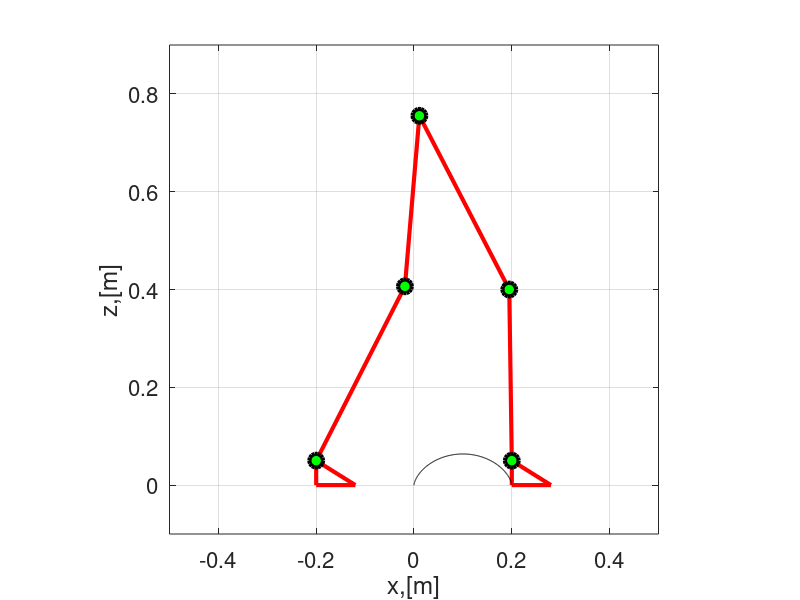

Recreate this plot in MATLAB.
clear all; close all; clc;
L = 0.2; 
t = (0:360)*pi/180;
r = L/(2*pi);
for j =1:length(t)
a0 = 0.05; a5 = 0.05;
a1 = 0.4; a2 = 0.35; a3 = 0.35; a4 = 0.4;
th1 = 330*pi/180; th2 = 20*pi/180;
th3 = 200*pi/180;
th4 = -20 * pi/180; th5 = 10*pi/180;
  
x = a0 + a4*cos(th1 + th2 + th3 + th4) + a2*cos(th1 + th2) + a1*cos(th1) + a5*cos(th1 + th2 + th3 + th4 + th5) + a3*cos(th1 + th2 + th3);
y = a4*sin(th1 + th2 + th3 + th4) + a2*sin(th1 + th2) + a1*sin(th1) + a5*sin(th1 + th2 + th3 + th4 + th5) + a3*sin(th1 + th2 + th3);
psi = th1 + th2 + th3 + th4 + th5;

mu_a = [x;y;psi]+[0.05+0.05*sin(0.5*t(j));0.1*t(j);0];
mu_a = [0;0.4;psi]+[r*(1-cos(t(j)));-r*(t(j)-sin(t(j)));0];
if j>1
    q =q_r(:,j-1);
else
    q = [th1;th2;th3;th4;th5] ;
end
for i = 1:10
    th1 = q(1); th2 = q(2); th3 = q(3); th4 = q(4); th5 = q(5);
J = [- a4*sin(th1 + th2 + th3 + th4) - a2*sin(th1 + th2) - a1*sin(th1) - a5*sin(th1 + th2 + th3 + th4 + th5) - a3*sin(th1 + th2 + th3), - a4*sin(th1 + th2 + th3 + th4) - a2*sin(th1 + th2) - a5*sin(th1 + th2 + th3 + th4 + th5) - a3*sin(th1 + th2 + th3), - a4*sin(th1 + th2 + th3 + th4) - a5*sin(th1 + th2 + th3 + th4 + th5) - a3*sin(th1 + th2 + th3), - a4*sin(th1 + th2 + th3 + th4) - a5*sin(th1 + th2 + th3 + th4 + th5), -a5*sin(th1 + th2 + th3 + th4 + th5); 
       a4*cos(th1 + th2 + th3 + th4) + a2*cos(th1 + th2) + a1*cos(th1) + a5*cos(th1 + th2 + th3 + th4 + th5) + a3*cos(th1 + th2 + th3), a4*cos(th1 + th2 + th3 + th4) + a2*cos(th1 + th2) + a5*cos(th1 + th2 + th3 + th4 + th5) + a3*cos(th1 + th2 + th3), a4*cos(th1 + th2 + th3 + th4) + a5*cos(th1 + th2 + th3 + th4 + th5) + a3*cos(th1 + th2 + th3), a4*cos(th1 + th2 + th3 + th4) + a5*cos(th1 + th2 + th3 + th4 + th5), a5*cos(th1 + th2 + th3 + th4 + th5); 
       1, 1, 1, 1, 1];
x = a0 + a4*cos(th1 + th2 + th3 + th4) + a2*cos(th1 + th2) + a1*cos(th1) + a5*cos(th1 + th2 + th3 + th4 + th5) + a3*cos(th1 + th2 + th3);
y = a4*sin(th1 + th2 + th3 + th4) + a2*sin(th1 + th2) + a1*sin(th1) + a5*sin(th1 + th2 + th3 + th4 + th5) + a3*sin(th1 + th2 + th3);
psi = th1 + th2 + th3 + th4 + th5;

mu_e = [x;y;psi];
    if abs(mu_a-mu_e)<1e-5
        break;
    end
q = q + pinv(J) * (mu_a-mu_e);
end
q_r(:,j) = q;
R = [cosd(90),-sind(90);
     sind(90), cosd(90)];
prof_bp(:,j) = R*[x;y];
end

for i = 1:10:length(t)
    th1 = q_r(1,i); th2 = q_r(2,i); th3 = q_r(3,i); th4 = q_r(4,i); th5 = q_r(5,i);
x1 = a0;
y1 = 0;
x2 = a0 + a1*cos(th1);
y2 = a1*sin(th1);
x3 = a0 + a2*cos(th1 + th2) + a1*cos(th1);
y3 = a2*sin(th1 + th2) + a1*sin(th1);
x4 = a0 + a2*cos(th1 + th2) + a1*cos(th1) + a3*cos(th1 + th2 + th3);
y4 = a2*sin(th1 + th2) + a1*sin(th1) + a3*sin(th1 + th2 + th3);
x5 = a0 + a4*cos(th1 + th2 + th3 + th4) + a2*cos(th1 + th2) + a1*cos(th1) + a3*cos(th1 + th2 + th3);
y5 = a4*sin(th1 + th2 + th3 + th4) + a2*sin(th1 + th2) + a1*sin(th1) + a3*sin(th1 + th2 + th3);
x = a0 + a4*cos(th1 + th2 + th3 + th4) + a2*cos(th1 + th2) + a1*cos(th1) + a5*cos(th1 + th2 + th3 + th4 + th5) + a3*cos(th1 + th2 + th3);
y = a4*sin(th1 + th2 + th3 + th4) + a2*sin(th1 + th2) + a1*sin(th1) + a5*sin(th1 + th2 + th3 + th4 + th5) + a3*sin(th1 + th2 + th3);
psi = th1 + th2 + th3 + th4 + th5;
R = [cosd(90),-sind(90);
     sind(90), cosd(90)];
biped_c = R* [x1,x2,x3,x4,x5,x;
              y1,y2,y3,y4,y5,y];
plot([0,0.08,biped_c(1,1),0],[0,0,biped_c(2,1),0],'r-','linewidth',3)
hold on
plot([biped_c(1,6),biped_c(1,6)+0.08,biped_c(1,5),biped_c(1,6)],[biped_c(2,6),biped_c(2,6),biped_c(2,5),biped_c(2,6)],'r-','linewidth',3)
plot(biped_c(1,1:5),biped_c(2,1:5),'r-o','linewidth',3,'MarkerEdgeColor','k',...
                       'MarkerFaceColor','g',...
                       'MarkerSize',10)
plot(prof_bp(1,:),prof_bp(2,:),'k-')
set(gca,'fontsize',16)
xlabel('x,[m]');
ylabel('z,[m]');
axis([-0.5 0.5 -0.1 0.9])
axis square
grid on
pause(0.1)
hold off
end

L = 0.2; 
t = (0:360)*pi/180;
r = L/(2*pi);
for j =1:length(t)
a0 = 0.05; a5 = 0.05;
a1 = 0.4; a2 = 0.35; a3 = 0.4; a4 = 0.35;
th1 = 330*pi/180; th2 = 20*pi/180;
th3 = 200*pi/180;
th4 = -20 * pi/180; th5 = 10*pi/180;
  
x = a0 + a4*cos(th1 + th2 + th3 + th4) + a2*cos(th1 + th2) + a1*cos(th1) + a5*cos(th1 + th2 + th3 + th4 + th5) + a3*cos(th1 + th2 + th3);
y = a4*sin(th1 + th2 + th3 + th4) + a2*sin(th1 + th2) + a1*sin(th1) + a5*sin(th1 + th2 + th3 + th4 + th5) + a3*sin(th1 + th2 + th3);
psi = th1 + th2 + th3 + th4 + th5;

mu_a = [x;y;psi]+[0.05+0.05*sin(0.5*t(j));0.1*t(j);0];
mu_a = [0;-0.2;psi]+[r*(1-cos(t(j)));-r*(t(j)-sin(t(j)));0];
if j>1
    q =q_r(:,j-1);
else
    q = [th1;th2;th3;th4;th5] ;
end
for i = 1:10
    th1 = q(1); th2 = q(2); th3 = q(3); th4 = q(4); th5 = q(5);
J = [- a4*sin(th1 + th2 + th3 + th4) - a2*sin(th1 + th2) - a1*sin(th1) - a5*sin(th1 + th2 + th3 + th4 + th5) - a3*sin(th1 + th2 + th3), - a4*sin(th1 + th2 + th3 + th4) - a2*sin(th1 + th2) - a5*sin(th1 + th2 + th3 + th4 + th5) - a3*sin(th1 + th2 + th3), - a4*sin(th1 + th2 + th3 + th4) - a5*sin(th1 + th2 + th3 + th4 + th5) - a3*sin(th1 + th2 + th3), - a4*sin(th1 + th2 + th3 + th4) - a5*sin(th1 + th2 + th3 + th4 + th5), -a5*sin(th1 + th2 + th3 + th4 + th5); 
       a4*cos(th1 + th2 + th3 + th4) + a2*cos(th1 + th2) + a1*cos(th1) + a5*cos(th1 + th2 + th3 + th4 + th5) + a3*cos(th1 + th2 + th3), a4*cos(th1 + th2 + th3 + th4) + a2*cos(th1 + th2) + a5*cos(th1 + th2 + th3 + th4 + th5) + a3*cos(th1 + th2 + th3), a4*cos(th1 + th2 + th3 + th4) + a5*cos(th1 + th2 + th3 + th4 + th5) + a3*cos(th1 + th2 + th3), a4*cos(th1 + th2 + th3 + th4) + a5*cos(th1 + th2 + th3 + th4 + th5), a5*cos(th1 + th2 + th3 + th4 + th5); 
       1, 1, 1, 1, 1];
x = a0 + a4*cos(th1 + th2 + th3 + th4) + a2*cos(th1 + th2) + a1*cos(th1) + a5*cos(th1 + th2 + th3 + th4 + th5) + a3*cos(th1 + th2 + th3);
y = a4*sin(th1 + th2 + th3 + th4) + a2*sin(th1 + th2) + a1*sin(th1) + a5*sin(th1 + th2 + th3 + th4 + th5) + a3*sin(th1 + th2 + th3);
psi = th1 + th2 + th3 + th4 + th5;

mu_e = [x;y;psi];
    if abs(mu_a-mu_e)<1e-5
        break;
    end
q = q + pinv(J) * (mu_a-mu_e);
end
q_r(:,j) = q;
R = [cosd(90),-sind(90);
     sind(90), cosd(90)];
prof_bp(:,j) = R*[x;y];
end

for i = 1:10:length(t)
    th1 = q_r(1,i); th2 = q_r(2,i); th3 = q_r(3,i); th4 = q_r(4,i); th5 = q_r(5,i);
x1 = a0;
y1 = 0;
x2 = a0 + a1*cos(th1);
y2 = a1*sin(th1);
x3 = a0 + a2*cos(th1 + th2) + a1*cos(th1);
y3 = a2*sin(th1 + th2) + a1*sin(th1);
x4 = a0 + a2*cos(th1 + th2) + a1*cos(th1) + a3*cos(th1 + th2 + th3);
y4 = a2*sin(th1 + th2) + a1*sin(th1) + a3*sin(th1 + th2 + th3);
x5 = a0 + a4*cos(th1 + th2 + th3 + th4) + a2*cos(th1 + th2) + a1*cos(th1) + a3*cos(th1 + th2 + th3);
y5 = a4*sin(th1 + th2 + th3 + th4) + a2*sin(th1 + th2) + a1*sin(th1) + a3*sin(th1 + th2 + th3);
x = a0 + a4*cos(th1 + th2 + th3 + th4) + a2*cos(th1 + th2) + a1*cos(th1) + a5*cos(th1 + th2 + th3 + th4 + th5) + a3*cos(th1 + th2 + th3);
y = a4*sin(th1 + th2 + th3 + th4) + a2*sin(th1 + th2) + a1*sin(th1) + a5*sin(th1 + th2 + th3 + th4 + th5) + a3*sin(th1 + th2 + th3);
psi = th1 + th2 + th3 + th4 + th5;
R = [cosd(90),-sind(90);
     sind(90), cosd(90)];
biped_c = R* [x1,x2,x3,x4,x5,x;
              y1,y2,y3,y4,y5,y];
plot([0,0.08,biped_c(1,1),0]-0.2,[0,0,biped_c(2,1),0],'r-','linewidth',3)
hold on
plot([biped_c(1,6),biped_c(1,6)+0.08,biped_c(1,5),biped_c(1,6)]-0.2,[biped_c(2,6),biped_c(2,6),biped_c(2,5),biped_c(2,6)],'r-','linewidth',3)
plot(biped_c(1,1:5)-0.2,biped_c(2,1:5),'r-o','linewidth',3,'MarkerEdgeColor','k',...
                       'MarkerFaceColor','g',...
                       'MarkerSize',10)
plot(prof_bp(1,:)-0.2,prof_bp(2,:),'k-')
axis([-0.5 0.5 -0.1 0.9])
axis square
set(gca,'fontsize',16)
xlabel('x,[m]');
ylabel('z,[m]');
grid on
pause(0.1)
hold off
end
